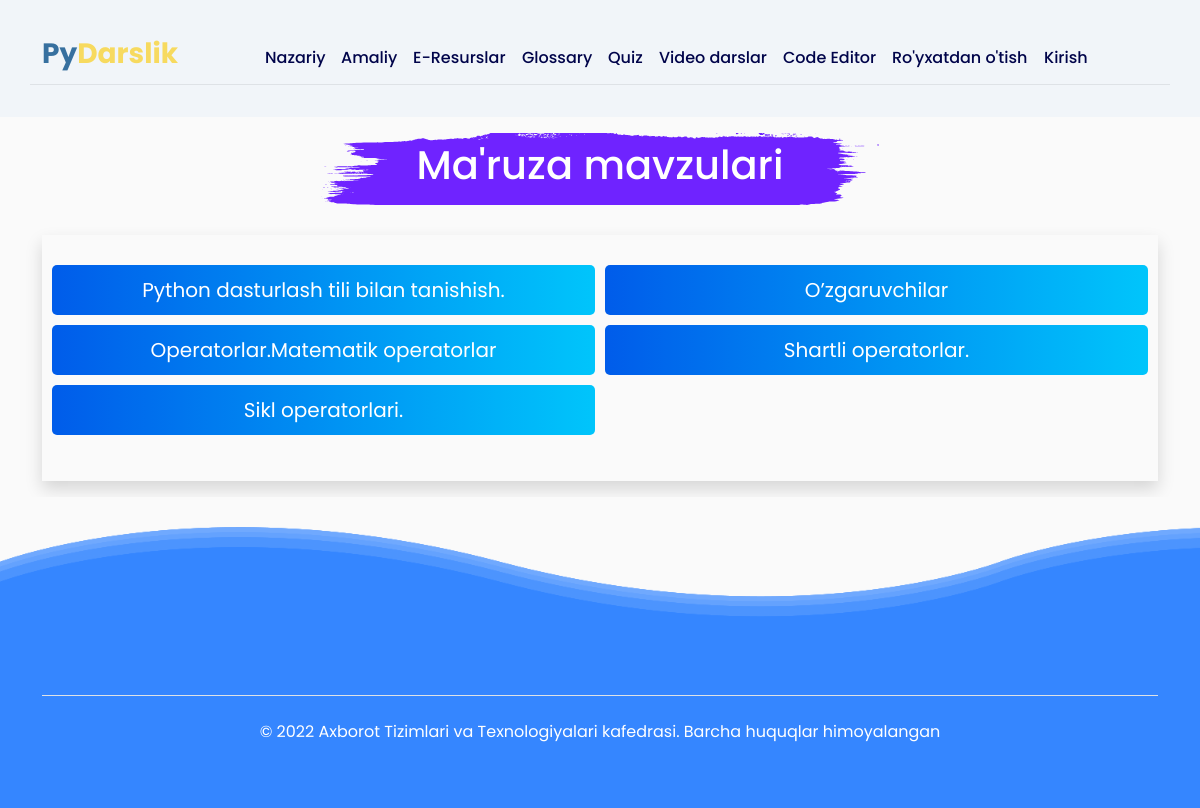
Before: /themes/ with the older database file.
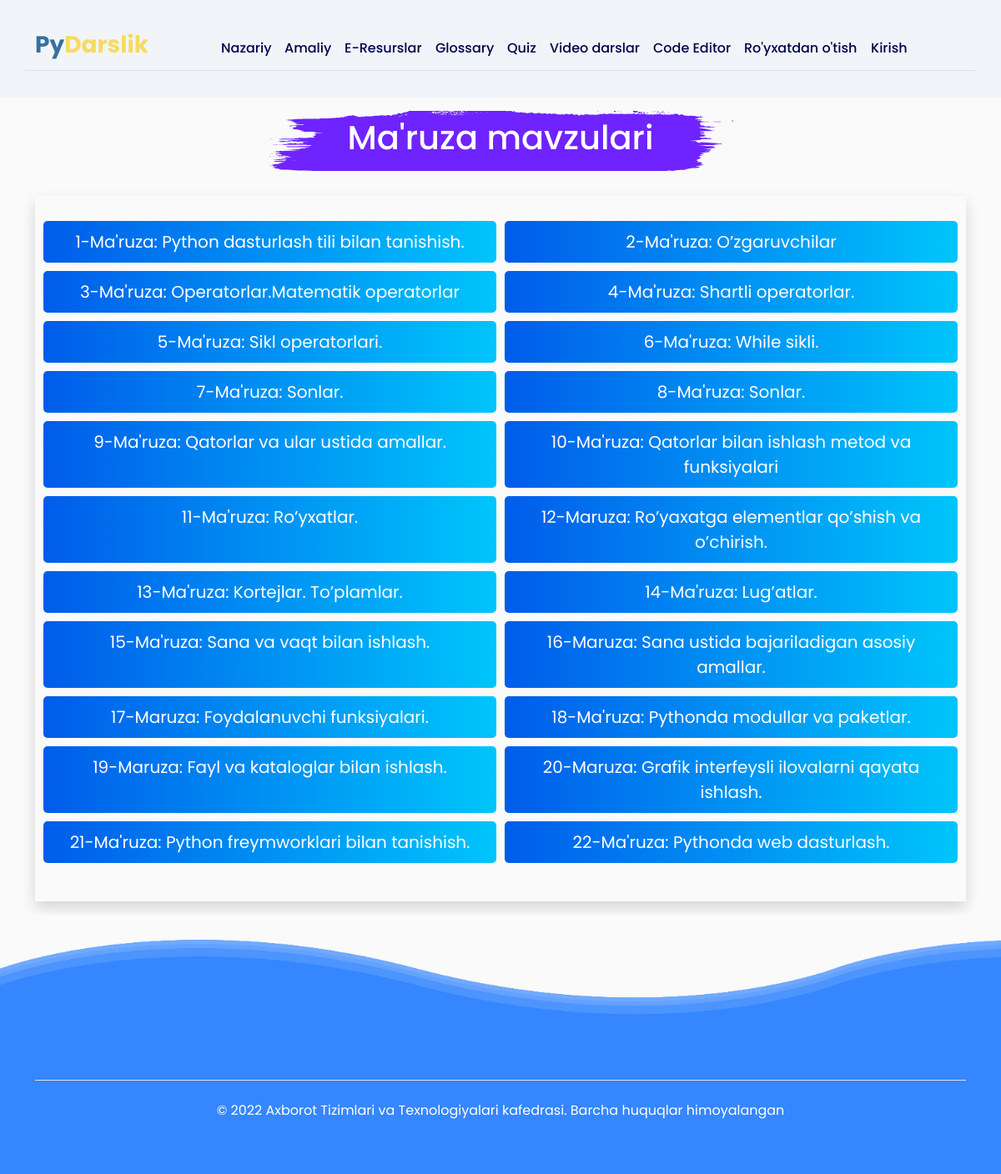
After: the same page with the newer database file.
### e_darslik/models.py (models this page shows, shortened)
class Theme(models.Model):
    scince = models.ForeignKey(Scince, on_delete=models.CASCADE)
    theme = models.CharField(max_length=255)
    video = models.CharField(max_length=255, blank=True, null=True)
    body = RichTextUploadingField()

### e_darslik/views.py (the view)
# urls.py: path('themes/', views.themes_page, name='themes'),
def themes_page(request):
    theme = Theme.objects.all()
    context = {'themes': theme}
    return render(request, 'e_darslik/themes_page.html', context)

### templates/e_darslik/themes_page.html (shortened to what this page needs)
{% extends 'e_darslik/base.html' %}
{% block content %}
{% include 'e_darslik/includes/navbar2.html' %}
<div class="container text-center my-3">
    <center>
        <div class="title_img p-2 w-50">
            <h1>Ma'ruza mavzulari</h1>
        </div>
    </center>
    <div class="themes_card shadow">
        <ul>
            {% for theme in themes %}
            <li><a href="{% url 'theme_detail' theme.id %}">{{ theme.theme }}</a></li>
            {% endfor %}
        </ul>
    </div>
</div>
{% include 'e_darslik/includes/footer.html' %}
{% endblock %}

### templates/e_darslik/base.html (shortened to what this page needs)
<!DOCTYPE html>
{% load static %}
<html lang="en">
<head>
    <link href="https://cdn.jsdelivr.net/npm/bootstrap@5.2.2/dist/css/bootstrap.min.css" rel="stylesheet"
>
    <link rel="stylesheet" href="https://cdnjs.cloudflare.com/ajax/libs/font-awesome/6.2.0/css/all.min.css"
/>
    <link rel="stylesheet" href="{% static 'OwlCarousel2-2.3.4/OwlCarousel2-2.3.4/dist/assets/owl.carousel.css' %}">
    <link rel="stylesheet" href="{% static 'css/style.css' %}">
    <link rel="stylesheet" href="{% static 'css/hover.css' %}">
</head>
<body>
<section class="container-fluid p-0">
    {% block content %}
    {% endblock %}
</section>
</body>
</html>

### templates/e_darslik/includes/navbar2.html (shortened to what this page needs)
<section class="header">
    <div class="menu py-4">
        <nav class="navbar navbar-expand-lg">
            <div class="container border-bottom">
                <a class="navbar-brand" href="{% url 'home' %}">
                    <h3 class="fw-bold logo"><span>Py</span>Darslik</h3>
                </a>
                <div class="collapse navbar-collapse" id="navbarSupportedContent">
                    <ul class="navbar-nav me-auto mb-2 mb-lg-0 col justify-content-center">
                        <li class="nav-item">
                            <a class="nav-link hvr-underline-from-left" aria-current="page" href="{% url 'themes' %}">Nazariy</a>
                        </li>
                        <li class="nav-item ">
                            <a class="nav-link hvr-underline-from-left" aria-current="page" href="{% url 'practis_themes_page' %}">Amaliy</a>
                        </li>
                        <li class="nav-item ">
                            <a class="nav-link hvr-underline-from-left" aria-current="page" href="{% url 'resources_page' %}">E-Resurslar</a>
                        </li>
                        <li class="nav-item ">
                            <a class="nav-link hvr-underline-from-left" aria-current="page" href="{% url 'glossary_page' %}">Glossary</a>
                        </li>
                        <li class="nav-item ">
                            <a class="nav-link hvr-underline-from-left" aria-current="page" href="{% url 'quiz_page' %}">Quiz</a>
                        </li>
                        <li class="nav-item ">
                            <a class="nav-link hvr-underline-from-left" aria-current="page" href="{% url 'video_page' %}">Video darslar</a>
                        </li>
                        <li class="nav-item ">
                            <a class="nav-link hvr-underline-from-left" aria-current="page" href="{% url 'code_editor' %}">Code Editor</a>
                        </li>
                        {% if request.user.is_authenticated %}
                        <li class="nav-item ">
                            <a class="nav-link hvr-underline-from-left" aria-current="page" href="{% url 'logout' %}">Chiqish</a>
                        </li>
                        {% else %}
                        <li class="nav-item ">
                            <a class="nav-link hvr-underline-from-left" aria-current="page" href="{% url 'sign_up' %}">Ro'yxatdan
                                o'tish</a>
                        </li>
                        <li class="nav-item ">
                            <a class="nav-link hvr-underline-from-left" aria-current="page" href="{% url 'sign_in' %}">Kirish</a>
                        </li>
                        {% endif %}
                    </ul>
                </div>
            </div>
        </nav>
    </div>
</section>

### templates/e_darslik/includes/footer.html (shortened to what this page needs)
<section class="footer pb-5">
    <div class="section">
        <div class='air air1'></div>
    </div>
    <div class="container">
        <footer class="pt-5">
            <div class="pt-4 border-top text-center text-white">
                <p>&copy; 2022 Axborot Tizimlari va Texnologiyalari kafedrasi. Barcha huquqlar himoyalangan</p>
            </div>
        </footer>
    </div>
</section>

### static/css/style.css (style rules this page uses)
* { margin: 0; padding: 0; box-sizing: border-box; font-family: 'Poppins', sans-serif; }
body { background: #fafafa !important; }
.header { background: #F1F5F9; position: relative; }
.logo { color: #F7DA5F; }
.logo span { color: #37709F; }
.menu { position: relative; z-index: 10; background: transparent; }
.menu ul li a { font-weight: 500; color: #00044A; }
.title_img { background: url('../img/5dcc3511e62de108cd4a9109_brush-stroke-banner-1-onlygfx-dot-com_5.svg'); background-repeat: no-repeat; background-position: center; background-size: cover; object-fit: cover; display: flex; justify-content: center; align-items: center; color: #ffff; }
* { margin: 0; padding: 0; }
.footer .section { position: relative; width: 100%; height: 150px; overflow: hidden; background: #fafafa; }
.footer { background: #3586FF; }
.section .air { position: absolute; bottom: 0; left: 0; width: 100%; height: 100px; background: url("../img/wave\ \(1\).png"); background-size: 1000px 100px }
.section .air.air1 { animation: wave 30s linear infinite; z-index: 1000; opacity: 1; animation-delay: 0s; bottom: 0; }
.themes_card { width: 100%; height: 100%; padding: 30px 10px; margin-top: 30px; }
.themes_card ul { list-style: none !important; display: grid; gap: 10px; grid-template-columns: 1fr 1fr; padding: 0; }
.themes_card ul li { background-image: linear-gradient(to right, #005cea 0%, #00c5fb 50%, #005cea 100%); color: #fff; border-radius: 5px; background-size: 200% auto; transition: all .5s ease-in-out; padding: 10px 15px; border-radius: 5px; font-size: 20px; }
.themes_card ul li a { color: #fff; text-decoration: none; display: block; }

Changed rows visible on the page:
changed Theme: theme "Python dasturlash tili bilan tanishish." → "1-Ma'ruza: Python dasturlash tili bilan tanishish."
changed Theme: theme "O’zgaruvchilar" → "2-Ma'ruza: O’zgaruvchilar"
changed Theme: theme "Operatorlar.Matematik operatorlar" → "3-Ma'ruza: Operatorlar.Matematik operatorlar"
changed Theme: theme "Shartli operatorlar." → "4-Ma'ruza: Shartli operatorlar."
changed Theme: theme "Sikl operatorlari." → "5-Ma'ruza: Sikl operatorlari."
added Theme: theme "6-Ma'ruza: While sikli."
added Theme: theme "7-Ma'ruza: Sonlar."
added Theme: theme "8-Ma'ruza: Sonlar."
added Theme: theme "9-Ma'ruza: Qatorlar va ular ustida amallar."
added Theme: theme "10-Ma'ruza: Qatorlar bilan ishlash metod va funksiyalari"
added Theme: theme "11-Ma'ruza: Ro’yxatlar."
added Theme: theme "12-Maruza: Ro’yaxatga elementlar qo’shish va o’chirish."
added Theme: theme "13-Ma'ruza: Kortejlar. To’plamlar."
added Theme: theme "14-Ma'ruza: Lug’atlar."
added Theme: theme "15-Ma'ruza: Sana va vaqt bilan ishlash."
added Theme: theme "16-Maruza: Sana ustida bajariladigan asosiy amallar."
added Theme: theme "17-Maruza: Foydalanuvchi funksiyalari."
added Theme: theme "18-Ma'ruza: Pythonda modullar va paketlar."
added Theme: theme "19-Maruza: Fayl va kataloglar bilan ishlash."
added Theme: theme "20-Maruza: Grafik interfeysli ilovalarni qayata ishlash."
added Theme: theme "21-Ma'ruza: Python freymworklari bilan tanishish."
added Theme: theme "22-Ma'ruza: Pythonda web dasturlash."
